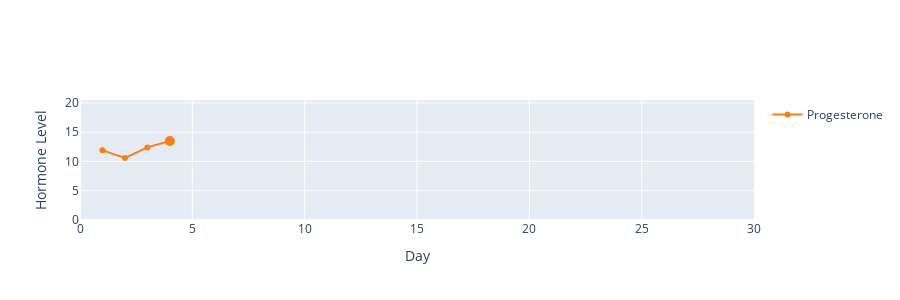

The code cell stored with this chart in its notebook:
### Markdown cell above
Make one plot to check the design.

### Code cell
_ = plotly_hormones(
    natural_cycle_df,
    dayID=5,
    plot_type="dot",
    hormones=["Prog"],
    ymax= natural_cycle_df["Prog"].max()+5,
    savefig=True,
)

### Figure 1 — Plotly figure (JSON) as saved in the notebook; plotly's stock layout.template omitted (floating-point values rounded to 4 significant figures)
{"data": [{"marker": {"color": "#ff7f0e"}, "mode": "lines+markers", "name": "Progesterone", "type": "scatter", "x": [1, 2, 3, 4], "y": [11.9, 10.6, 12.4, 13.5]}, {"marker": {"color": "#ff7f0e", "size": 10}, "mode": "markers", "showlegend": false, "type": "scatter", "x": [4], "y": [13.5]}], "layout": {"height": 300, "width": 900, "xaxis": {"range": [0, 30], "title": {"text": "Day"}, "type": "linear"}, "yaxis": {"range": [0, 20.5], "title": {"text": "Hormone Level"}, "type": "linear"}}}
